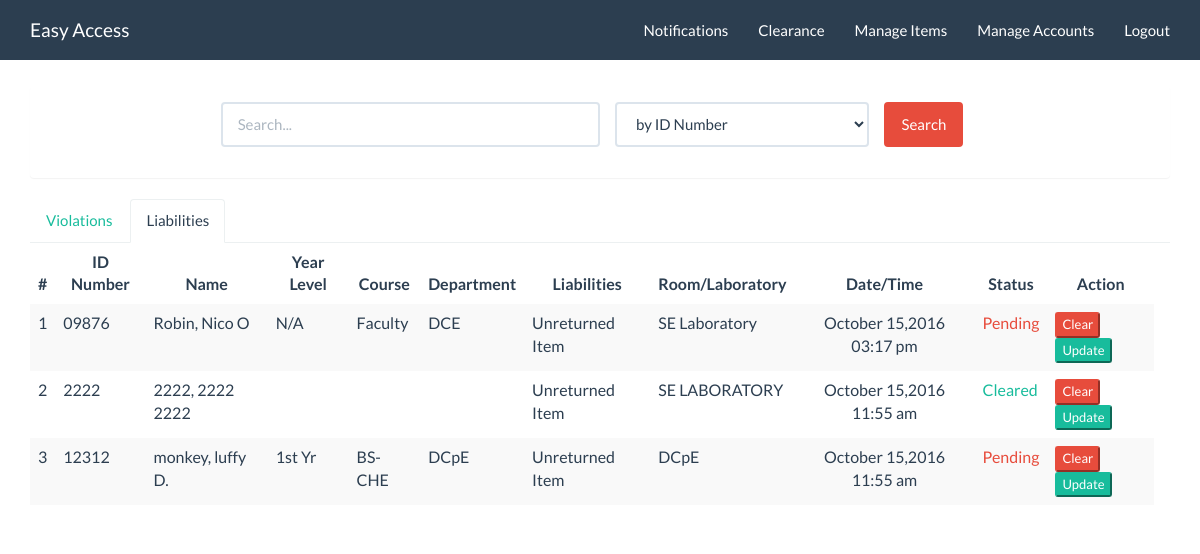
The app's page /index.php/c_clear/sLia with its own data.
### tables this page shows
CREATE TABLE `student` (
  `id` int(11) NOT NULL,
  `u_id` varchar(45) NOT NULL,
  `lastname` varchar(45) NOT NULL,
  `name` varchar(45) NOT NULL,
  `middlename` varchar(45) NOT NULL,
  `year` varchar(11) NOT NULL,
  `course` varchar(45) NOT NULL,
  `department` varchar(45) NOT NULL,
  `violation` varchar(45) NOT NULL,
  `laboratory` varchar(45) NOT NULL,
  `status` varchar(45) NOT NULL,
  `dateviolate` timestamp NOT NULL DEFAULT CURRENT_TIMESTAMP
);

### application/controllers/c_clear.php (called while the page is built, shortened)
<?php
class c_clear extends CI_Controller {
	public function __construct()
	 {
				$this->load->view('admin/head');
				$this->load->view('templates/header');
		}
	public function sLia()
	{
		$data['x'] = $this->clearancedb->showlia('');
		$this->load->view('clearance/vlia',$data);
	}
}
?>

### index.php (called while the page is built, shortened)
<?php
require_once BASEPATH.'core/CodeIgniter.php';

### application/models/clearancedb.php (called while the page is built, shortened)
<?php
class clearancedb extends CI_Model {
        public function showlia($status)
        {
          $this->db->order_by('dateviolate','desc');
          $lia = array('status'     =>  $status,
                        'violation'  =>  'Unreturned Item');
          if($status==""){
              $this->db->where('violation','Unreturned Item');
              $query = $this->db->get('student');
          }else{
              $this->db->where($lia);
              $query = $this->db->get('student');
          }
          $data = $query->result_array();
          return $data;
        }
}
?>

### application/views/clearance/vlia.php (the view, shortened to what this page needs)
<div class="container">
<?php echo br(4); ?>
<div class="panel">
        <div class="panel-body">
        <?php
        $attributes = array("class" => "form-horizontal", "role" => "form", "id" => "searchform", "name" => "searchform");
        echo form_open("c_clear/sLia", $attributes);?>
            <div class="form-group">
                <div class="col-md-4 col-sm-offset-2" style="padding:0;">
                    <input class="form-control" id="name_search" name="name_search" placeholder="Search..." type="text" value="<?php echo set_value('name_search'); ?>" />
                </div>
                <div class="col-xs-3">
                          <?php
                            $data = array(
                                      'u_id'  =>  'by ID Number',
                                      'name'  => 'by Name',
                                      'year'  => 'by Year Level',
                                      'course' => 'by Course',
                                      'department'  => 'by Department',
                                      'laboratory' => 'by Room/Laboratory',
                                      'status'  => 'by Status'  );
                            echo form_dropdown('searchBy',$data,set_value('searchBy'),'class="form-control"');
                          ?>
                </div>
                <div class="col-xs-2" style="padding:0;">
                  <input id="btn_search" name="btn_search" type="submit" class="btn btn-danger" value="Search"/>
                </div>
            </div>
        <?php echo form_close(); ?>
        </div>
</div>
  <ul class="nav nav-tabs">
  <li role="presentation" ><?php echo anchor('c_clear/sVio','Violations');?></li>
  <li role="presentation" class="active"><?php echo anchor('c_clear/sLia','Liabilities');?></li>
 </ul>
<div class="starter-template">
        <?php if (!$x): ?>
            <h2 style="margin-top:50px;text-align:center">No Liabilities Found</h2>
        <?php else: ?>
          <div class="table-responsive">
            <table class="table table-striped">
              <thead>
                <tr>
                  <th><center>#</center></th>
                  <th><center>ID Number</center></th>
                  <th><center>Name</center></th>
                  <th><center>Year Level</center></th>
                  <th><center>Course</center></center></th>
                  <th><center>Department</th>
                  <th><center>Liabilities</center></th>
                  <th><center>Room/Laboratory</center></th>
                  <th><center>Date/Time</center></th>
                  <th><center>Status</center></th>
                  <th><center>Action</center></th>
                  <th></th>
                </tr>
              </thead>
              <tbody>
              <?php
                $c=1;
                foreach ($x as $row) {
                  if($row['status']=="Cleared")
                    $txt = "success";
                  else
                    $txt = "danger";
                echo "<tr>
                    <td>".$c."</td>
                    <td>".$row['u_id']."</td>
                    <td>".$row['lastname'].","." ".$row['name']." ".$row['middlename']."</td>
                    <td>".$row['year']."</td>
                    <td>".$row['course']."</td>
                    <td>".$row['department']."</td>
                    <td>".$row['violation']."</td>
                    <td>".$row['laboratory']."</td>
                    <td><center>".date("F d,Y h:i a", strtotime($row['dateviolate']))."</center></td>
                    <td class='text-".$txt."'>".$row['status']."</td>
                    <td>" .anchor('c_clear/clearedvio/'.$row['id'],'<button type="button" class="btn-xs btn-danger" data-togg le="modal" data-target="update">Clear</button>', 'onclick="return doconfirm()"')."".anchor('c_clear/upVio/'.$row['id'],'<button type="button" class="btn-xs btn-success" data-toggle="modal" data-target="update">Update</button>')."</td>
                     </tr>";
                  $c++;
                  }?>
              </tbody>
            </table>
          </div>
        <?php endif ?>
    </div>

### records on screen
student: u "09876", lastname "Robin", name "Nico", middlename "O", year "N/A", course "Faculty", department "DCE", violation "Unreturned Item", laboratory "SE Laboratory", dateviolate "October 15,2016 03:17 pm", status "Pending", id "Clear", id "Update"
student: u "2222", lastname "2222", name "2222", middlename "2222", violation "Unreturned Item", laboratory "SE LABORATORY", dateviolate "October 15,2016 11:55 am", status "Cleared", id "Clear", id "Update"
student: u "12312", lastname "monkey", name "luffy", middlename "D.", year "1st Yr", course "BS-CHE", department "DCpE", violation "Unreturned Item", laboratory "DCpE", dateviolate "October 15,2016 11:55 am", status "Pending", id "Clear", id "Update"

### other values on screen
anchor('account/index','Easy Access','class="navbar-brand"') "Easy Access"
anchor('c_clear/sVio', 'Clearance') "Clearance"
anchor('item_admin/ItemSearch','Manage Items') "Manage Items"
anchor('admin/sUser','Manage Accounts') "Manage Accounts"
anchor('c_clear/sVio','Violations') "Violations"
anchor('c_clear/sLia','Liabilities') "Liabilities"
